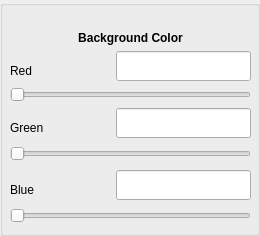
         <widget class="QGroupBox" name="groupBox_5">
          <property name="sizePolicy">
           <sizepolicy hsizetype="Fixed" vsizetype="Preferred">
            <horstretch>0</horstretch>
            <verstretch>0</verstretch>
           </sizepolicy>
          </property>
          <property name="minimumSize">
           <size>
            <width>260</width>
            <height>236</height>
           </size>
          </property>
          <property name="maximumSize">
           <size>
            <width>260</width>
            <height>270</height>
           </size>
          </property>
          <property name="title">
           <string/>
          </property>
          <widget class="QWidget" name="layoutWidget">
           <property name="geometry">
            <rect>
             <x>10</x>
             <y>30</y>
             <width>241</width>
             <height>196</height>
            </rect>
           </property>
           <layout class="QVBoxLayout" name="verticalLayout_9">
            <item>
             <layout class="QGridLayout" name="gridLayout">
              <item row="0" column="0" colspan="2">
               <widget class="QLabel" name="BackColorNameLabel">
                <property name="sizePolicy">
                 <sizepolicy hsizetype="Fixed" vsizetype="Fixed">
                  <horstretch>0</horstretch>
                  <verstretch>0</verstretch>
                 </sizepolicy>
                </property>
                <property name="maximumSize">
                 <size>
                  <width>260</width>
                  <height>30</height>
                 </size>
                </property>
                <property name="font">
                 <font>
                  <weight>75</weight>
                  <bold>true</bold>
                 </font>
                </property>
                <property name="text">
                 <string>Background Color</string>
                </property>
                <property name="alignment">
                 <set>Qt::AlignCenter</set>
                </property>
               </widget>
              </item>
              <item row="2" column="0" colspan="2">
               <widget class="QSlider" name="BackRedSlider">
                <property name="sizePolicy">
                 <sizepolicy hsizetype="Fixed" vsizetype="Fixed">
                  <horstretch>0</horstretch>
                  <verstretch>0</verstretch>
                 </sizepolicy>
                </property>
                <property name="maximumSize">
                 <size>
                  <width>260</width>
                  <height>30</height>
                 </size>
                </property>
                <property name="maximum">
                 <number>100</number>
                </property>
                <property name="orientation">
                 <enum>Qt::Horizontal</enum>
                </property>
               </widget>
              </item>
              <item row="1" column="0">
               <widget class="QLabel" name="BackRedLabel">
                <property name="minimumSize">
                 <size>
                  <width>0</width>
                  <height>30</height>
                 </size>
                </property>
                <property name="maximumSize">
                 <size>
                  <width>100</width>
                  <height>20</height>
                 </size>
                </property>
                <property name="text">
                 <string>Red</string>
                </property>
               </widget>
              </item>
              <item row="1" column="1">
               <widget class="QLineEdit" name="BackRedValue">
                <property name="sizePolicy">
                 <sizepolicy hsizetype="Fixed" vsizetype="Fixed">
                  <horstretch>0</horstretch>
                  <verstretch>0</verstretch>
                 </sizepolicy>
                </property>
                <property name="minimumSize">
                 <size>
                  <width>0</width>
                  <height>30</height>
                 </size>
                </property>
                <property name="maximumSize">
                 <size>
                  <width>150</width>
                  <height>30</height>
                 </size>
                </property>
               </widget>
              </item>
             </layout>
            </item>
            <item>
             <layout class="QGridLayout" name="gridLayout_3">
              <item row="1" column="0" colspan="2">
               <widget class="QSlider" name="BackGreenSlider">
                <property name="sizePolicy">
                 <sizepolicy hsizetype="Fixed" vsizetype="Fixed">
                  <horstretch>0</horstretch>
                  <verstretch>0</verstretch>
                 </sizepolicy>
                </property>
                <property name="maximumSize">
                 <size>
                  <width>260</width>
                  <height>30</height>
                 </size>
                </property>
                <property name="maximum">
                 <number>100</number>
                </property>
                <property name="orientation">
                 <enum>Qt::Horizontal</enum>
                </property>
               </widget>
              </item>
              <item row="0" column="0">
               <widget class="QLabel" name="BackGreenLabel">
                <property name="minimumSize">
                 <size>
                  <width>0</width>
                  <height>30</height>
                 </size>
                </property>
                <property name="maximumSize">
                 <size>
                  <width>100</width>
                  <height>20</height>
                 </size>
                </property>
                <property name="text">
                 <string>Green</string>
                </property>
               </widget>
              </item>
              <item row="0" column="1">
               <widget class="QLineEdit" name="BackGreenValue">
                <property name="sizePolicy">
                 <sizepolicy hsizetype="Fixed" vsizetype="Fixed">
                  <horstretch>0</horstretch>
                  <verstretch>0</verstretch>
                 </sizepolicy>
                </property>
                <property name="minimumSize">
                 <size>
                  <width>0</width>
                  <height>30</height>
                 </size>
                </property>
                <property name="maximumSize">
                 <size>
                  <width>150</width>
                  <height>30</height>
                 </size>
                </property>
               </widget>
              </item>
             </layout>
            </item>
            <item>
             <layout class="QGridLayout" name="gridLayout_2">
              <item row="2" column="0" colspan="2">
               <widget class="QSlider" name="BackBlueSlider">
                <property name="sizePolicy">
                 <sizepolicy hsizetype="Fixed" vsizetype="Fixed">
                  <horstretch>0</horstretch>
                  <verstretch>0</verstretch>
                 </sizepolicy>
                </property>
                <property name="maximumSize">
                 <size>
                  <width>260</width>
                  <height>30</height>
                 </size>
                </property>
                <property name="maximum">
                 <number>100</number>
                </property>
                <property name="orientation">
                 <enum>Qt::Horizontal</enum>
                </property>
               </widget>
              </item>
              <item row="0" column="0">
               <widget class="QLabel" name="BackBlueLabel">
                <property name="minimumSize">
                 <size>
                  <width>0</width>
                  <height>30</height>
                 </size>
                </property>
                <property name="maximumSize">
                 <size>
                  <width>100</width>
                  <height>20</height>
                 </size>
                </property>
                <property name="text">
                 <string>Blue</string>
                </property>
               </widget>
              </item>
              <item row="0" column="1">
               <widget class="QLineEdit" name="BackBlueValue">
                <property name="sizePolicy">
                 <sizepolicy hsizetype="Fixed" vsizetype="Fixed">
                  <horstretch>0</horstretch>
                  <verstretch>0</verstretch>
                 </sizepolicy>
                </property>
                <property name="minimumSize">
                 <size>
                  <width>0</width>
                  <height>30</height>
                 </size>
                </property>
                <property name="maximumSize">
                 <size>
                  <width>150</width>
                  <height>30</height>
                 </size>
                </property>
               </widget>
              </item>
             </layout>
            </item>
           </layout>
          </widget>
         </widget>
